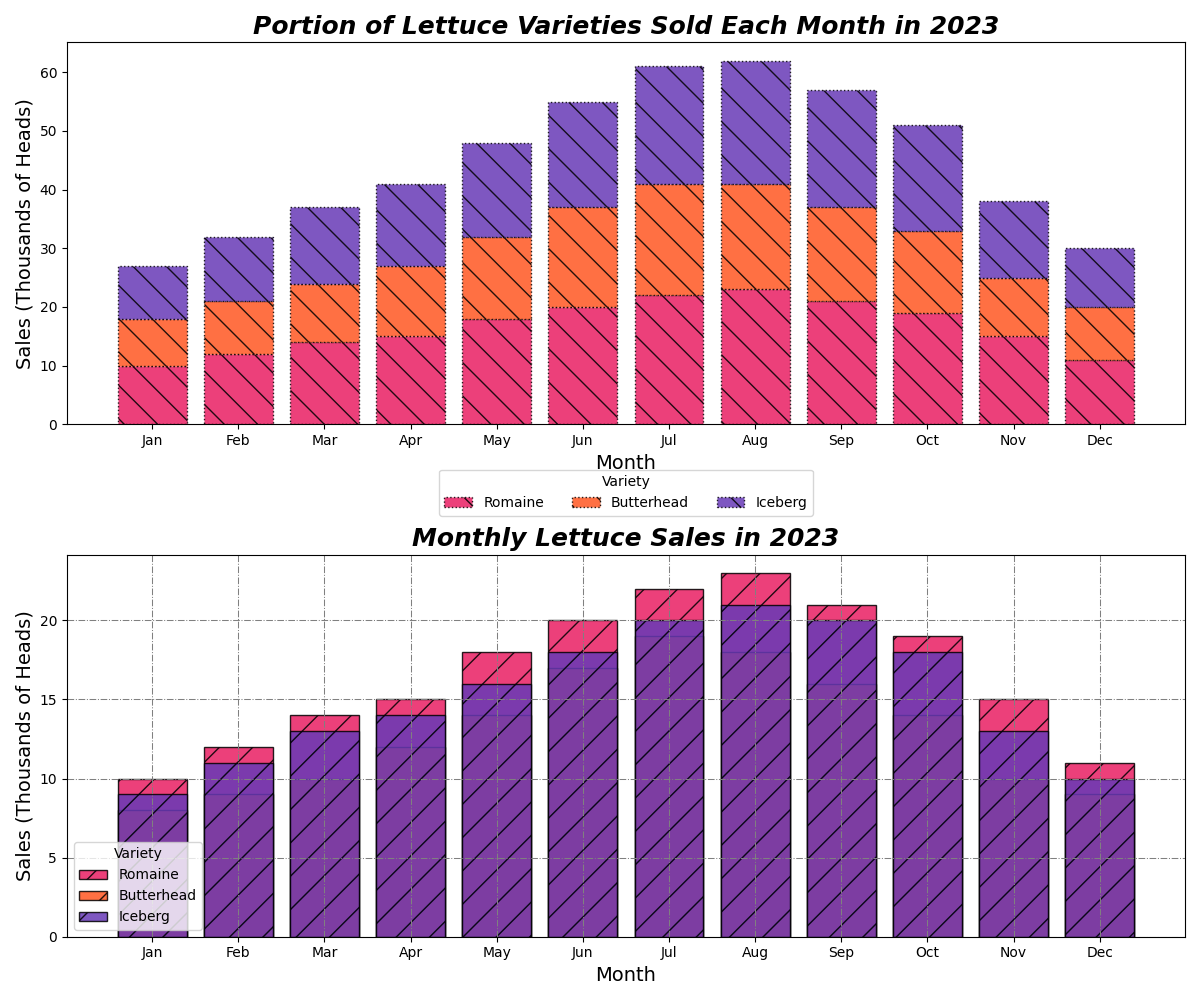

The script that drew this image:
import numpy as np
import matplotlib.pyplot as plt

months = ['Jan', 'Feb', 'Mar', 'Apr', 'May', 'Jun', 'Jul', 'Aug', 'Sep', 'Oct', 'Nov', 'Dec']
lettuce_varieties = ['Romaine', 'Butterhead', 'Iceberg']

sales_data = np.array([
    [10, 12, 14, 15, 18, 20, 22, 23, 21, 19, 15, 11],
    [8, 9, 10, 12, 14, 17, 19, 18, 16, 14, 10, 9],
    [9, 11, 13, 14, 16, 18, 20, 21, 20, 18, 13, 10]
])

# Shuffled colors assigned manually
colors = ['#E91E63', '#FF5722', '#673AB7']

fig, axs = plt.subplots(2, 1, figsize=(12, 10), constrained_layout=True)

cumulative_sales_data = np.cumsum(sales_data, axis=0)
bottom = np.zeros(len(months))
for idx, (variety, color) in enumerate(zip(lettuce_varieties, colors)):
    axs[0].bar(months, sales_data[idx], bottom=bottom, color=color, alpha=0.85, label=variety, edgecolor='black', linestyle='dotted', hatch='\\')
    bottom += sales_data[idx]

axs[0].set_title('Portion of Lettuce Varieties Sold Each Month in 2023', fontsize=18, weight='bold', style='italic')
axs[0].set_xlabel('Month', fontsize=14)
axs[0].set_ylabel('Sales (Thousands of Heads)', fontsize=14)
axs[0].legend(title='Variety', loc='upper center', bbox_to_anchor=(0.5, -0.10), ncol=3, fontsize=10)
axs[0].grid(False)

for idx, variety in enumerate(lettuce_varieties):
    axs[1].bar(months, sales_data[idx], color=colors[idx], alpha=0.85, label=variety, edgecolor='black', hatch="/")

axs[1].set_title('Monthly Lettuce Sales in 2023', fontsize=18, weight='bold', style='italic')
axs[1].set_xlabel('Month', fontsize=14)
axs[1].set_ylabel('Sales (Thousands of Heads)', fontsize=14)
axs[1].legend(title='Variety', loc='lower left', fontsize=10)
axs[1].grid(True, which='both', linestyle='-.', linewidth=0.75, color='gray')

plt.tight_layout()
plt.show()
